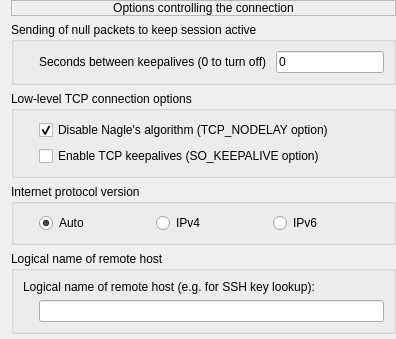
     <widget class="QWidget" name="page_14">
      <layout class="QVBoxLayout" name="verticalLayout_49" stretch="0,1,1,1,1,0">
       <property name="topMargin">
        <number>0</number>
       </property>
       <property name="rightMargin">
        <number>0</number>
       </property>
       <property name="bottomMargin">
        <number>0</number>
       </property>
       <item>
        <widget class="QLabel" name="label_65">
         <property name="sizePolicy">
          <sizepolicy hsizetype="Preferred" vsizetype="Minimum">
           <horstretch>0</horstretch>
           <verstretch>0</verstretch>
          </sizepolicy>
         </property>
         <property name="frameShape">
          <enum>QFrame::Shape::StyledPanel</enum>
         </property>
         <property name="lineWidth">
          <number>1</number>
         </property>
         <property name="text">
          <string>Options controlling the connection</string>
         </property>
         <property name="alignment">
          <set>Qt::AlignmentFlag::AlignCenter</set>
         </property>
         <property name="margin">
          <number>2</number>
         </property>
        </widget>
       </item>
       <item>
        <widget class="QGroupBox" name="groupBox_31">
         <property name="sizePolicy">
          <sizepolicy hsizetype="Preferred" vsizetype="Maximum">
           <horstretch>0</horstretch>
           <verstretch>0</verstretch>
          </sizepolicy>
         </property>
         <property name="title">
          <string>Sending of null packets to keep session active</string>
         </property>
         <property name="flat">
          <bool>true</bool>
         </property>
         <layout class="QHBoxLayout" name="horizontalLayout_2">
          <item>
           <widget class="QWidget" name="widget_38" native="true">
            <property name="sizePolicy">
             <sizepolicy hsizetype="Fixed" vsizetype="Fixed">
              <horstretch>0</horstretch>
              <verstretch>0</verstretch>
             </sizepolicy>
            </property>
            <property name="minimumSize">
             <size>
              <width>10</width>
              <height>10</height>
             </size>
            </property>
            <property name="maximumSize">
             <size>
              <width>10</width>
              <height>10</height>
             </size>
            </property>
           </widget>
          </item>
          <item>
           <widget class="QLabel" name="label_66">
            <property name="text">
             <string>Seconds between keepalives (0 to turn off) </string>
            </property>
           </widget>
          </item>
          <item>
           <widget class="QLineEdit" name="le_ping_interval">
            <property name="text">
             <string>0</string>
            </property>
           </widget>
          </item>
         </layout>
        </widget>
       </item>
       <item>
        <widget class="QGroupBox" name="groupBox_32">
         <property name="sizePolicy">
          <sizepolicy hsizetype="Preferred" vsizetype="Maximum">
           <horstretch>0</horstretch>
           <verstretch>0</verstretch>
          </sizepolicy>
         </property>
         <property name="title">
          <string>Low-level TCP connection options</string>
         </property>
         <property name="flat">
          <bool>true</bool>
         </property>
         <layout class="QGridLayout" name="gridLayout_54">
          <item row="1" column="1">
           <widget class="QCheckBox" name="chb_tcp_keepalive">
            <property name="text">
             <string>Enable TCP keepalives (SO_KEEPALIVE option)</string>
            </property>
           </widget>
          </item>
          <item row="0" column="1">
           <widget class="QCheckBox" name="chb_tcp_nodelay">
            <property name="text">
             <string>Disable Nagle's algorithm (TCP_NODELAY option)</string>
            </property>
            <property name="checked">
             <bool>true</bool>
            </property>
           </widget>
          </item>
          <item row="0" column="0">
           <widget class="QWidget" name="widget_37" native="true">
            <property name="sizePolicy">
             <sizepolicy hsizetype="Fixed" vsizetype="Fixed">
              <horstretch>0</horstretch>
              <verstretch>0</verstretch>
             </sizepolicy>
            </property>
            <property name="minimumSize">
             <size>
              <width>10</width>
              <height>10</height>
             </size>
            </property>
            <property name="maximumSize">
             <size>
              <width>10</width>
              <height>10</height>
             </size>
            </property>
           </widget>
          </item>
         </layout>
        </widget>
       </item>
       <item>
        <widget class="QGroupBox" name="groupBox_33">
         <property name="sizePolicy">
          <sizepolicy hsizetype="Preferred" vsizetype="Maximum">
           <horstretch>0</horstretch>
           <verstretch>0</verstretch>
          </sizepolicy>
         </property>
         <property name="title">
          <string>Internet protocol version</string>
         </property>
         <property name="flat">
          <bool>true</bool>
         </property>
         <layout class="QHBoxLayout" name="horizontalLayout_12">
          <item>
           <widget class="QWidget" name="widget_36" native="true">
            <property name="sizePolicy">
             <sizepolicy hsizetype="Fixed" vsizetype="Fixed">
              <horstretch>0</horstretch>
              <verstretch>0</verstretch>
             </sizepolicy>
            </property>
            <property name="minimumSize">
             <size>
              <width>10</width>
              <height>10</height>
             </size>
            </property>
            <property name="maximumSize">
             <size>
              <width>10</width>
              <height>10</height>
             </size>
            </property>
           </widget>
          </item>
          <item>
           <widget class="QRadioButton" name="rb_connectprotocol_auto">
            <property name="text">
             <string>Auto</string>
            </property>
            <property name="checked">
             <bool>true</bool>
            </property>
            <attribute name="buttonGroup">
             <string notr="true">gp_addressfamily</string>
            </attribute>
           </widget>
          </item>
          <item>
           <widget class="QRadioButton" name="rb_connectprotocol_ipv4">
            <property name="text">
             <string>IPv4</string>
            </property>
            <attribute name="buttonGroup">
             <string notr="true">gp_addressfamily</string>
            </attribute>
           </widget>
          </item>
          <item>
           <widget class="QRadioButton" name="rb_connectprotocol_ipv6">
            <property name="text">
             <string>IPv6</string>
            </property>
            <attribute name="buttonGroup">
             <string notr="true">gp_addressfamily</string>
            </attribute>
           </widget>
          </item>
         </layout>
        </widget>
       </item>
       <item>
        <widget class="QGroupBox" name="groupBox_34">
         <property name="sizePolicy">
          <sizepolicy hsizetype="Preferred" vsizetype="Maximum">
           <horstretch>0</horstretch>
           <verstretch>0</verstretch>
          </sizepolicy>
         </property>
         <property name="title">
          <string>Logical name of remote host</string>
         </property>
         <property name="flat">
          <bool>true</bool>
         </property>
         <layout class="QGridLayout" name="gridLayout_53">
          <item row="1" column="1">
           <widget class="QLineEdit" name="le_loghost"/>
          </item>
          <item row="0" column="0" colspan="2">
           <widget class="QLabel" name="label_67">
            <property name="text">
             <string>Logical name of remote host (e.g. for SSH key lookup):</string>
            </property>
           </widget>
          </item>
          <item row="1" column="0">
           <widget class="QWidget" name="widget_35" native="true">
            <property name="sizePolicy">
             <sizepolicy hsizetype="Fixed" vsizetype="Fixed">
              <horstretch>0</horstretch>
              <verstretch>0</verstretch>
             </sizepolicy>
            </property>
            <property name="minimumSize">
             <size>
              <width>10</width>
              <height>10</height>
             </size>
            </property>
            <property name="maximumSize">
             <size>
              <width>10</width>
              <height>10</height>
             </size>
            </property>
           </widget>
          </item>
         </layout>
        </widget>
       </item>
       <item>
        <spacer name="verticalSpacer_14">
         <property name="orientation">
          <enum>Qt::Orientation::Vertical</enum>
         </property>
         <property name="sizeHint" stdset="0">
          <size>
           <width>20</width>
           <height>5</height>
          </size>
         </property>
        </spacer>
       </item>
      </layout>
     </widget>
